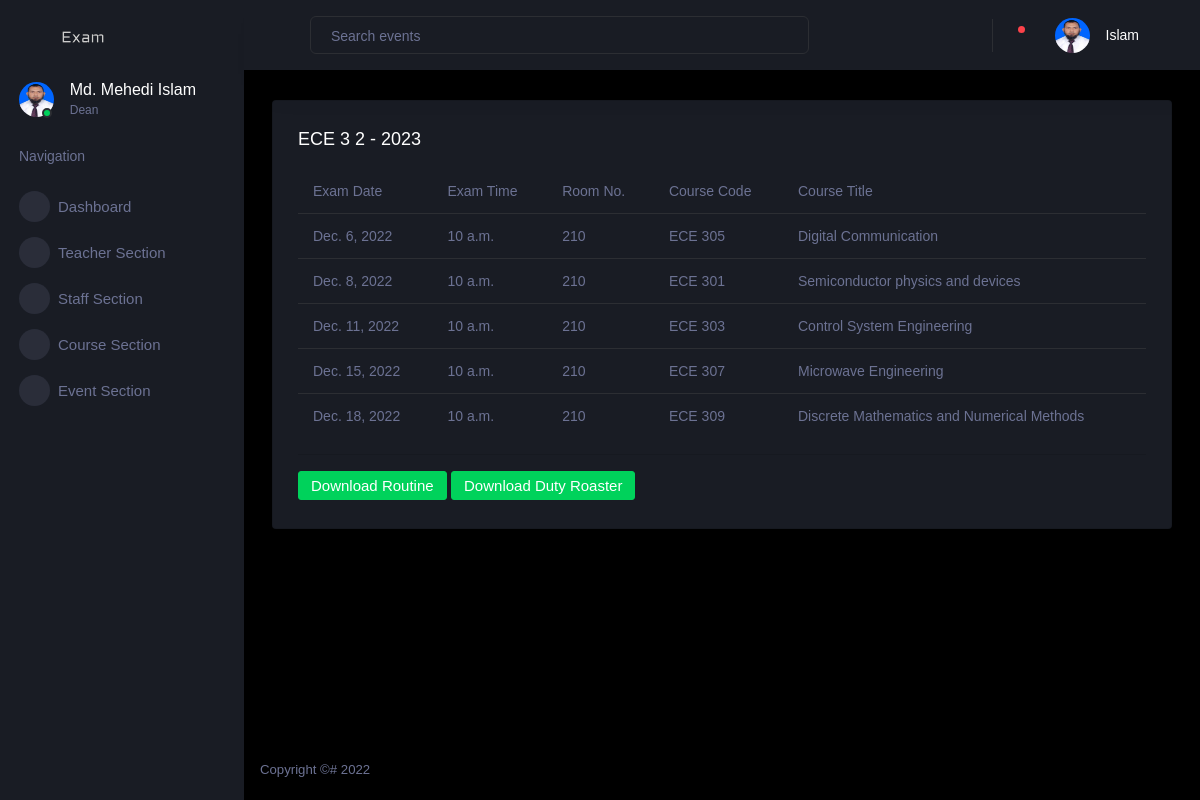
Screenshot of /user/routine-view/45 (signed in) with the database file from the repository.
### account/models.py (models this page shows, shortened)
class Teacher(models.Model):
    user = models.OneToOneField(
        User, on_delete=models.CASCADE, primary_key=True)
    title = models.CharField(max_length=255, null=False,
                             choices=TEACHER_TITLE_CHOICES, default='None')
    contact_number = models.CharField(null=False, unique=True, max_length=255)
    profile_picture = models.ImageField(
        upload_to=get_profile_pictures_directory, blank=True, null=True)
    department = models.ForeignKey(Department, on_delete=models.DO_NOTHING)
    is_available = models.BooleanField(default=True)
    total_creadits = models.DecimalField(
        max_digits=10, decimal_places=2, default=0)

class Routine(models.Model):
    name = models.CharField(max_length=255, null=False, unique=True)
    start_date = models.DateField()
    session = models.IntegerField(null=True)
    department = models.ForeignKey(Department, on_delete=models.CASCADE)
    is_approved = models.BooleanField(default=False)

class Exam(models.Model):
    exam_date = models.DateField()
    exam_time = models.TimeField()
    room_number = models.IntegerField()
    faculty = models.ForeignKey(
        Faculty, on_delete=models.DO_NOTHING, related_name='+')
    course = models.ForeignKey(
        Course, on_delete=models.DO_NOTHING, related_name='+')
    examiners = models.ManyToManyField(Teacher, related_name='+')
    supervisor = models.ForeignKey(
        Teacher, on_delete=models.DO_NOTHING, related_name='supervisor')
    routine = models.ForeignKey(
        Routine, on_delete=models.CASCADE, null=False, default=1)

### dashboard/models.py (models this page shows, shortened)
class Course(models.Model):
    code = models.CharField(max_length=255, null=False)
    credits = models.DecimalField(null=False, max_digits=4, decimal_places=2)
    department = models.ForeignKey(
        Department, on_delete=models.CASCADE, null=False)
    is_sessional = models.BooleanField(null=False, default=False)
    level = models.CharField(max_length=1, null=False,
                             choices=LEVEL_CHOICES, default='1')
    name = models.CharField(max_length=255, null=False)
    semester = models.CharField(
        max_length=2, null=False, choices=SEMESTER_CHOICES, default='I')

### dashboard/views.py (the view)
# urls.py: path('routine-view/<int:pk>', routine_view, name='routine-view'),
def routine_view(request, pk):
    context = get_context(request)
    routine = Routine.objects.filter(pk=pk).first()
    exams = Exam.objects.filter(routine=routine).all()
    context['exams'] = exams
    context['routine_name'] = routine.name
    return render(request, 'routine_view.html', context)

### account/models.py (called while the page is built)
    def __str__(self) -> str:
        return self.messages

### dashboard/models.py (called while the page is built)
    def __str__(self) -> str:
        return self.name

    def __str__(self) -> str:
        return self.name

### dashboard/views.py (called while the page is built)
def is_dean(user):
    try:
        teacher = Teacher.objects.get(user=user)
    except Teacher.DoesNotExist:
        return None
    deans = Dean.objects.filter(teacher=teacher).order_by('-joined')[:1]
    if len(deans) != 1:
        return None
    return deans[0]

def is_staff(user):
    try:
        staff = Staff.objects.get(user=user)
    except Staff.DoesNotExist:
        return None
    return staff

def is_teacher(user):
    try:
        teacher = Teacher.objects.get(user=user)
    except Teacher.DoesNotExist:
        return None
    return teacher

def is_student(user):
    try:
        student = Student.objects.get(user=user)
    except Student.DoesNotExist:
        return None
    return student

def get_staff(faculty):
    return list(Staff.objects.filter(faculty=faculty))

def get_courses(faculty):
    courses = Course.objects.all()
    selected_courses = []
    for course in courses:
        dept = Department.objects.get(name=course.department)
        if dept.faculty == faculty:
            selected_courses.append(course)
    return selected_courses

def get_teachers(faculty):
    teachers = Teacher.objects.all()
    selected_teachers = []
    for teacher in teachers:
        dept = Department.objects.get(name=teacher.department)
        if dept.faculty == faculty:
            selected_teachers.append(teacher)
    return selected_teachers

def get_exams(approved_routines, teacher=None):
    past = []
    current = []
    upcomming = []
    today = date.today()
    for routine in approved_routines:
        exams = routine.exam_set.all()
        if teacher:
            exams = filter(lambda exam: teacher in exam.examiners.all()
                           or teacher == exam.supervisor, exams)
        for exam in exams:
            if exam.exam_date == today:
                current.append(exam)
            elif exam.exam_date < today:
                past.append(exam)
            else:
                upcomming.append(exam)
    return current, past, upcomming

def get_notification(user):
    return Notification.objects.filter(user=user, marked_read=False).all()

### dashboard/templates/routine_view.html
{% extends "dashboard-base.html" %}
{% load static %}
{% block content %}
<div class="row ">
  <div class="col-12 grid-margin">
    <div class="card">
      <div class="card-body">
        <h4 class="card-title">{{ routine_name }}</h4>
        <div class="table-responsive">
          <table class="table">
            <thead>
              <tr>
                <th> Exam Date </th>
                <th> Exam Time </th>
                <th> Room No. </th>
                <th> Course Code </th>
                <th> Course Title </th>
              </tr>
            </thead>
            <tbody>
              {% for exam in exams %}
              <tr>
                <td> {{exam.exam_date}} </td>
                <td> {{exam.exam_time}} </td>
                <td> {{exam.room_number}} </td>
                <td> {{exam.course.code}} </td>
                <td> {{exam.course.name}} </td>
              </tr>
              {% endfor %}
            </tbody>
          </table>
          <hr>
          <a class="btn btn-success" href="{% url 'download-routine' routine_name %}">Download Routine</a>
          {% if not is_student %}
          <a class="btn btn-success" href="{% url 'download-roaster' routine_name %}">Download Duty Roaster</a>
          {% endif %}
        </div>
      </div>
    </div>
  </div>
</div>
{% endblock content %}

### dashboard/templates/dashboard-base.html (shortened to what this page needs)
{% load static %}
<!DOCTYPE html>
<html lang="en">
<head>
  <link rel="stylesheet" href="{% static 'dashboard/vendors/mdi/css/materialdesignicons.min.css' %}" />
  <link rel="stylesheet" href="{% static 'dashboard/vendors/css/vendor.bundle.base.css' %}" />
  <link rel="stylesheet" href="{% static 'dashboard/vendors/jvectormap/jquery-jvectormap.css' %}" />
  <link rel="stylesheet" href="{% static 'dashboard/vendors/flag-icon-css/css/flag-icon.min.css' %}" />
  <link rel="stylesheet" href="{% static 'dashboard/vendors/owl-carousel-2/owl.carousel.min.css' %}" />
  <link rel="stylesheet" href="{% static 'dashboard/vendors/owl-carousel-2/owl.theme.default.min.css' %}" />
  <link rel="stylesheet" href="{% static 'dashboard/css/style.css' %}" />
</head>
<body>
  <div class="container-scroller">
    <nav class="sidebar sidebar-offcanvas" id="sidebar">
      <div class="sidebar-brand-wrapper d-none d-lg-flex align-items-center justify-content-center fixed-top">
        <a class="sidebar-brand brand-logo" href="#">
          <img src="{% static 'dashboard/images/logo.svg' %}" alt="logo" />
        </a>
      </div>
      <ul class="nav">
        <li class="nav-item profile">
          <div class="profile-desc">
            <div class="profile-pic">
              <div class="count-indicator">
                {% if user.profile_picture %}
                <img class="img-xs rounded-circle" src="{{ user.profile_picture.url }}" />
                {% else %}
                <img class="img-xs rounded-circle" src="{% static 'dashboard/images/dummy.png' %}" />
                {% endif %}
                <span class="count bg-success"></span>
              </div>
              <div class="profile-name">
                <h5 class="mb-0 font-weight-normal">
                  {% if is_student %}
                    {{ student.user.first_name }} {{ student.user.last_name }}
                  {% else %}
                    {{ user.user.first_name }} {{ user.user.last_name }}
                  {% endif %}
                </h5>
                <span>
                  {% if if_staff %}
                  Staff
                  {% elif if_dean %}
                  Dean
                  {% elif is_student %}
                  Student
                  {% else %}
                  Teacher
                  {% endif %}
                </span>
              </div>
            </div>
          </div>
        </li>
        <li class="nav-item nav-category">
          <span class="nav-link">Navigation</span>
        </li>
        <li class="nav-item menu-items">
          <a class="nav-link" href="{% url 'dashboard-page' %}">
            <span class="menu-icon">
              <i class="mdi mdi-speedometer"></i>
            </span>
            <span class="menu-title">Dashboard</span>
          </a>
        </li>
        {% if not is_student %}
          {% if is_staff %}
            <li class="nav-item menu-items">
              <a class="nav-link" href="{% url 'teacher-section' %}">
                <span class="menu-icon">
                  <i class="mdi mdi-playlist-play"></i>
                </span>
                <span class="menu-title">Teacher Section</span>
              </a>
            </li>
            {% if if_dean %}
              <li class="nav-item menu-items">
                <a class="nav-link" href="{% url 'staff-section' %}">
                  <span class="menu-icon">
                    <i class="mdi mdi-table-large"></i>
                  </span>
                  <span class="menu-title">Staff Section</span>
                </a>
              </li>
            {% endif %}
          <li class="nav-item menu-items">
            <a class="nav-link" href="{% url 'course-section' %}">
              <span class="menu-icon">
                <i class="mdi mdi-chart-bar"></i>
              </span>
              <span class="menu-title">Course Section</span>
            </a>
          </li>
          {% endif %}
          {% if is_staff %}
          <li class="nav-item menu-items">
            <a class="nav-link" href="{% url 'event-section' %}">
              <span class="menu-icon">
                <i class="mdi mdi-chart-bar"></i>
              </span>
              <span class="menu-title">Event Section</span>
            </a>
          </li>
          {% endif %}
        {% endif %}
      </ul>
    </nav>
    <div class="container-fluid page-body-wrapper">
      <nav class="navbar p-0 fixed-top d-flex flex-row">
        <div class="navbar-menu-wrapper flex-grow d-flex align-items-stretch">
          <button class="navbar-toggler navbar-toggler align-self-center" type="button" data-toggle="minimize">
            <span class="mdi mdi-menu"></span>
          </button>
          <ul class="navbar-nav w-100">
            <li class="nav-item w-100">
              <form class="nav-link mt-2 mt-md-0 d-none d-lg-flex search" method="post"
                action="{% url 'search-page' %}">
                <input type="text" name="search" class="form-control" placeholder="Search events" />
              </form>
            </li>
          </ul>
          <ul class="navbar-nav navbar-nav-right">
            <li class="nav-item dropdown border-left">
              <a class="nav-link count-indicator dropdown-toggle" id="notificationDropdown" href="#"
                data-toggle="dropdown">
                <i class="mdi mdi-bell"></i>
                {% if notifications|length > 0 %}
                <span class="count bg-danger"></span>
                {% endif %}
              </a>
            </li>
            <li class="nav-item dropdown">
              <a class="nav-link" id="profileDropdown" href="#" data-toggle="dropdown">
                <div class="navbar-profile">
                  {% if user.profile_picture %}
                  <img class="img-xs rounded-circle" src="{{ user.profile_picture.url }}" />
                  {% else %}
                  <img class="img-xs rounded-circle" src="{% static 'dashboard/images/dummy.png' %}" />
                  {% endif %}
                  <p class="mb-0 d-none d-sm-block navbar-profile-name">
                    {{ user.user.last_name }}
                  </p>
                  <i class="mdi mdi-menu-down d-none d-sm-block pl-3"></i>
                </div>
              </a>
            </li>
          </ul>
        </div>
      </nav>
      <div class="main-panel">
        <div class="content-wrapper">
          {% block content %}{% endblock %}
        </div>
        <footer class="footer">
          <div class="d-sm-flex justify-content-center justify-content-sm-between">
            <span class="text-muted d-block text-center text-sm-left d-sm-inline-block">Copyright ©# 2022</span>
          </div>
        </footer>
      </div>
    </div>
  </div>
</body>
</html>

### rows the page displays
Teacher: profile_picture (picture), user.first_name "Md. Mehedi", user.last_name "Islam"
Routine: name "ECE 3 2 - 2023"
Exam: exam_date "Dec. 6, 2022", exam_time "10 a.m.", room_number "210", course.code "ECE 305", course.name "Digital Communication"
Exam: exam_date "Dec. 8, 2022", exam_time "10 a.m.", room_number "210", course.code "ECE 301", course.name "Semiconductor physics and devices"
Exam: exam_date "Dec. 11, 2022", exam_time "10 a.m.", room_number "210", course.code "ECE 303", course.name "Control System Engineering"
Exam: exam_date "Dec. 15, 2022", exam_time "10 a.m.", room_number "210", course.code "ECE 307", course.name "Microwave Engineering"
Exam: exam_date "Dec. 18, 2022", exam_time "10 a.m.", room_number "210", course.code "ECE 309", course.name "Discrete Mathematics and Numerical Methods"
